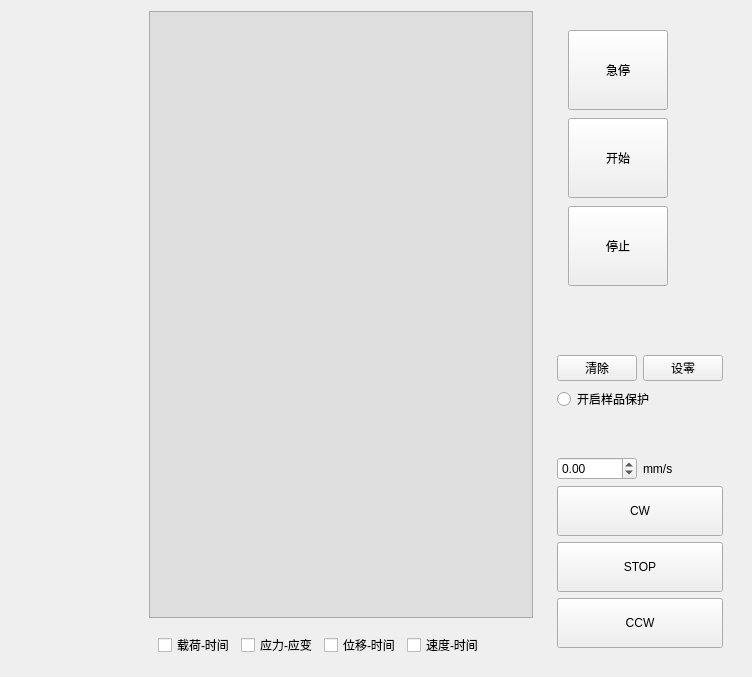
     <widget class="QWidget" name="testPage">
      <layout class="QGridLayout" name="gridLayout_6">
       <item row="0" column="0">
        <layout class="QHBoxLayout" name="horizontalLayout" stretch="0,1,0">
         <item>
          <widget class="QWidget" name="widget" native="true">
           <property name="minimumSize">
            <size>
             <width>0</width>
             <height>50</height>
            </size>
           </property>
           <property name="styleSheet">
            <string notr="true"/>
           </property>
           <layout class="QGridLayout" name="gridLayout_3">
            <property name="leftMargin">
             <number>1</number>
            </property>
            <property name="topMargin">
             <number>1</number>
            </property>
            <property name="rightMargin">
             <number>1</number>
            </property>
            <property name="bottomMargin">
             <number>1</number>
            </property>
            <item row="3" column="0">
             <widget class="MyLCD" name="stressLCD" native="true">
              <property name="minimumSize">
               <size>
                <width>130</width>
                <height>75</height>
               </size>
              </property>
              <property name="styleSheet">
               <string notr="true"/>
              </property>
             </widget>
            </item>
            <item row="5" column="0">
             <widget class="MyLCD" name="timeLCD" native="true">
              <property name="minimumSize">
               <size>
                <width>130</width>
                <height>75</height>
               </size>
              </property>
              <property name="styleSheet">
               <string notr="true"/>
              </property>
             </widget>
            </item>
            <item row="4" column="0">
             <widget class="MyLCD" name="strainLCD" native="true">
              <property name="minimumSize">
               <size>
                <width>130</width>
                <height>75</height>
               </size>
              </property>
              <property name="styleSheet">
               <string notr="true"/>
              </property>
             </widget>
            </item>
            <item row="0" column="0">
             <widget class="MyLCD" name="ForceLCD" native="true">
              <property name="minimumSize">
               <size>
                <width>130</width>
                <height>75</height>
               </size>
              </property>
              <property name="styleSheet">
               <string notr="true"/>
              </property>
             </widget>
            </item>
            <item row="1" column="0">
             <widget class="MyLCD" name="lengthLCD" native="true">
              <property name="minimumSize">
               <size>
                <width>130</width>
                <height>75</height>
               </size>
              </property>
              <property name="styleSheet">
               <string notr="true"/>
              </property>
             </widget>
            </item>
            <item row="2" column="0">
             <widget class="MyLCD" name="factLengthLCD" native="true">
              <property name="minimumSize">
               <size>
                <width>130</width>
                <height>75</height>
               </size>
              </property>
              <property name="styleSheet">
               <string notr="true"/>
              </property>
             </widget>
            </item>
           </layout>
          </widget>
         </item>
         <item>
          <layout class="QVBoxLayout" name="verticalLayout_3">
           <item>
            <layout class="QVBoxLayout" name="verticalLayout">
             <item>
              <widget class="QChartView" name="graphicsView">
               <property name="styleSheet">
                <string notr="true">
background-color: rgb(222, 222, 222);</string>
               </property>
               <property name="lineWidth">
                <number>2</number>
               </property>
              </widget>
             </item>
             <item>
              <widget class="QWidget" name="widget_2" native="true">
               <property name="minimumSize">
                <size>
                 <width>0</width>
                 <height>0</height>
                </size>
               </property>
               <property name="styleSheet">
                <string notr="true"/>
               </property>
               <layout class="QGridLayout" name="gridLayout">
                <item row="0" column="0">
                 <layout class="QHBoxLayout" name="horizontalLayout_2">
                  <item>
                   <widget class="QCheckBox" name="checkBox">
                    <property name="text">
                     <string>载荷-时间</string>
                    </property>
                    <attribute name="buttonGroup">
                     <string notr="true">lineSerialsCheck</string>
                    </attribute>
                   </widget>
                  </item>
                  <item>
                   <widget class="QCheckBox" name="checkBox_2">
                    <property name="text">
                     <string>应力-应变</string>
                    </property>
                    <attribute name="buttonGroup">
                     <string notr="true">lineSerialsCheck</string>
                    </attribute>
                   </widget>
                  </item>
                  <item>
                   <widget class="QCheckBox" name="checkBox_3">
                    <property name="text">
                     <string>位移-时间</string>
                    </property>
                    <attribute name="buttonGroup">
                     <string notr="true">lineSerialsCheck</string>
                    </attribute>
                   </widget>
                  </item>
                  <item>
                   <widget class="QCheckBox" name="checkBox_4">
                    <property name="text">
                     <string>速度-时间</string>
                    </property>
                    <attribute name="buttonGroup">
                     <string notr="true">lineSerialsCheck</string>
                    </attribute>
                   </widget>
                  </item>
                  <item>
                   <spacer name="horizontalSpacer">
                    <property name="orientation">
                     <enum>Qt::Horizontal</enum>
                    </property>
                    <property name="sizeHint" stdset="0">
                     <size>
                      <width>40</width>
                      <height>20</height>
                     </size>
                    </property>
                   </spacer>
                  </item>
                 </layout>
                </item>
               </layout>
              </widget>
             </item>
            </layout>
           </item>
          </layout>
         </item>
         <item>
          <layout class="QVBoxLayout" name="verticalLayout_2" stretch="0">
           <item>
            <widget class="QWidget" name="widget_3" native="true">
             <property name="minimumSize">
              <size>
               <width>150</width>
               <height>0</height>
              </size>
             </property>
             <layout class="QGridLayout" name="gridLayout_4">
              <item row="0" column="0">
               <widget class="QWidget" name="widget_9" native="true">
                <property name="minimumSize">
                 <size>
                  <width>120</width>
                  <height>280</height>
                 </size>
                </property>
                <widget class="QPushButton" name="btn_stop">
                 <property name="geometry">
                  <rect>
                   <x>20</x>
                   <y>186</y>
                   <width>100</width>
                   <height>80</height>
                  </rect>
                 </property>
                 <property name="minimumSize">
                  <size>
                   <width>100</width>
                   <height>80</height>
                  </size>
                 </property>
                 <property name="styleSheet">
                  <string notr="true"/>
                 </property>
                 <property name="text">
                  <string>停止</string>
                 </property>
                </widget>
                <widget class="QPushButton" name="btn_emergence">
                 <property name="geometry">
                  <rect>
                   <x>20</x>
                   <y>10</y>
                   <width>100</width>
                   <height>80</height>
                  </rect>
                 </property>
                 <property name="minimumSize">
                  <size>
                   <width>100</width>
                   <height>80</height>
                  </size>
                 </property>
                 <property name="styleSheet">
                  <string notr="true"/>
                 </property>
                 <property name="text">
                  <string>急停</string>
                 </property>
                </widget>
                <widget class="QPushButton" name="btn_start">
                 <property name="geometry">
                  <rect>
                   <x>20</x>
                   <y>98</y>
                   <width>100</width>
                   <height>80</height>
                  </rect>
                 </property>
                 <property name="minimumSize">
                  <size>
                   <width>100</width>
                   <height>80</height>
                  </size>
                 </property>
                 <property name="styleSheet">
                  <string notr="true"/>
                 </property>
                 <property name="text">
                  <string>开始</string>
                 </property>
                </widget>
               </widget>
              </item>
              <item row="1" column="0">
               <widget class="QWidget" name="widget_4" native="true">
                <layout class="QGridLayout" name="gridLayout_5">
                 <item row="0" column="0">
                  <spacer name="verticalSpacer">
                   <property name="orientation">
                    <enum>Qt::Vertical</enum>
                   </property>
                   <property name="sizeHint" stdset="0">
                    <size>
                     <width>20</width>
                     <height>40</height>
                    </size>
                   </property>
                  </spacer>
                 </item>
                 <item row="5" column="0">
                  <widget class="QPushButton" name="speedStop">
                   <property name="minimumSize">
                    <size>
                     <width>50</width>
                     <height>50</height>
                    </size>
                   </property>
                   <property name="text">
                    <string>STOP</string>
                   </property>
                  </widget>
                 </item>
                 <item row="1" column="0">
                  <layout class="QVBoxLayout" name="verticalLayout_4">
                   <item>
                    <layout class="QHBoxLayout" name="horizontalLayout_4">
                     <item>
                      <widget class="QPushButton" name="clearChart">
                       <property name="text">
                        <string>清除</string>
                       </property>
                      </widget>
                     </item>
                     <item>
                      <widget class="QPushButton" name="setZreo">
                       <property name="text">
                        <string>设零</string>
                       </property>
                      </widget>
                     </item>
                    </layout>
                   </item>
                   <item>
                    <widget class="QRadioButton" name="openSampleProtect">
                     <property name="text">
                      <string>开启样品保护</string>
                     </property>
                    </widget>
                   </item>
                  </layout>
                 </item>
                 <item row="6" column="0">
                  <widget class="QPushButton" name="speedCCW">
                   <property name="minimumSize">
                    <size>
                     <width>50</width>
                     <height>50</height>
                    </size>
                   </property>
                   <property name="text">
                    <string>CCW</string>
                   </property>
                  </widget>
                 </item>
                 <item row="3" column="0">
                  <layout class="QHBoxLayout" name="horizontalLayout_3">
                   <item>
                    <widget class="QDoubleSpinBox" name="speed">
                     <property name="minimum">
                      <double>-9999.000000000000000</double>
                     </property>
                     <property name="maximum">
                      <double>9999.000000000000000</double>
                     </property>
                    </widget>
                   </item>
                   <item>
                    <widget class="QLabel" name="label_3">
                     <property name="text">
                      <string>mm/s</string>
                     </property>
                    </widget>
                   </item>
                  </layout>
                 </item>
                 <item row="4" column="0">
                  <widget class="QPushButton" name="speedCW">
                   <property name="minimumSize">
                    <size>
                     <width>50</width>
                     <height>50</height>
                    </size>
                   </property>
                   <property name="text">
                    <string>CW</string>
                   </property>
                  </widget>
                 </item>
                 <item row="2" column="0">
                  <spacer name="verticalSpacer_7">
                   <property name="orientation">
                    <enum>Qt::Vertical</enum>
                   </property>
                   <property name="sizeHint" stdset="0">
                    <size>
                     <width>20</width>
                     <height>40</height>
                    </size>
                   </property>
                  </spacer>
                 </item>
                </layout>
               </widget>
              </item>
             </layout>
            </widget>
           </item>
          </layout>
         </item>
        </layout>
       </item>
      </layout>
     </widget>
